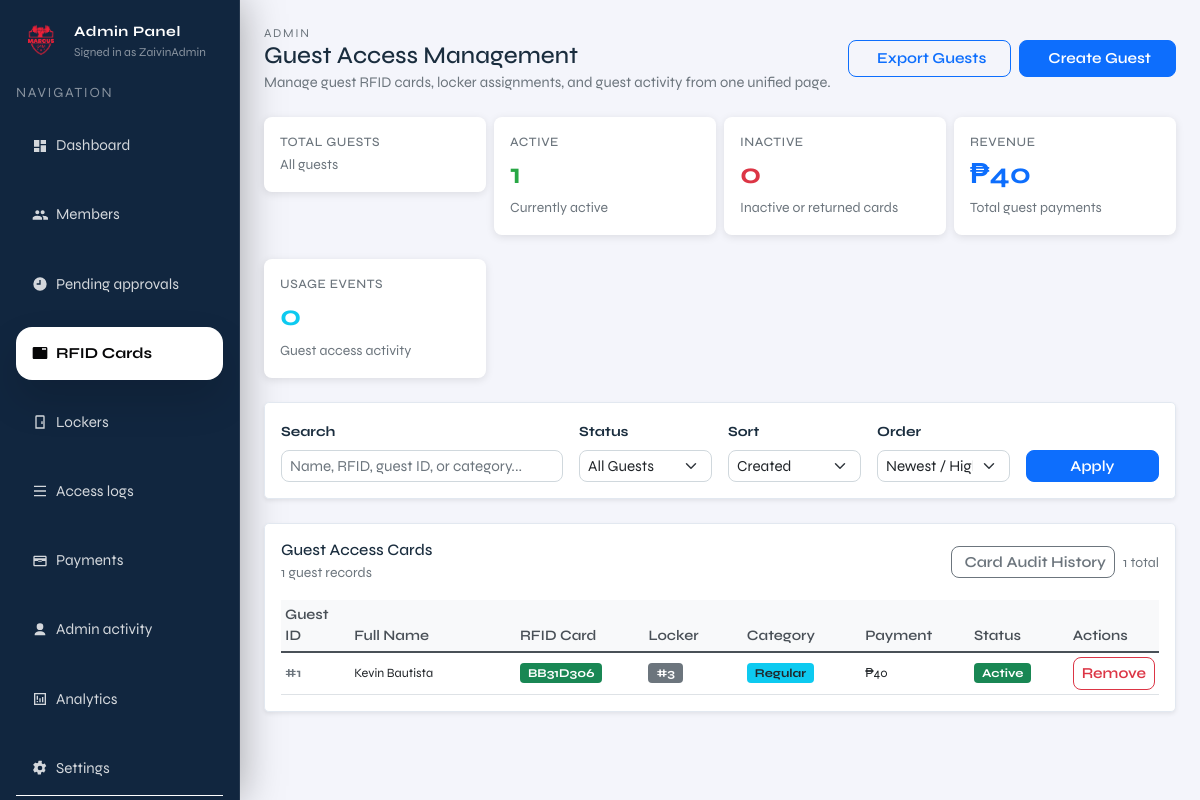
The page /admin/rfid (signed in) on the database as committed earlier.
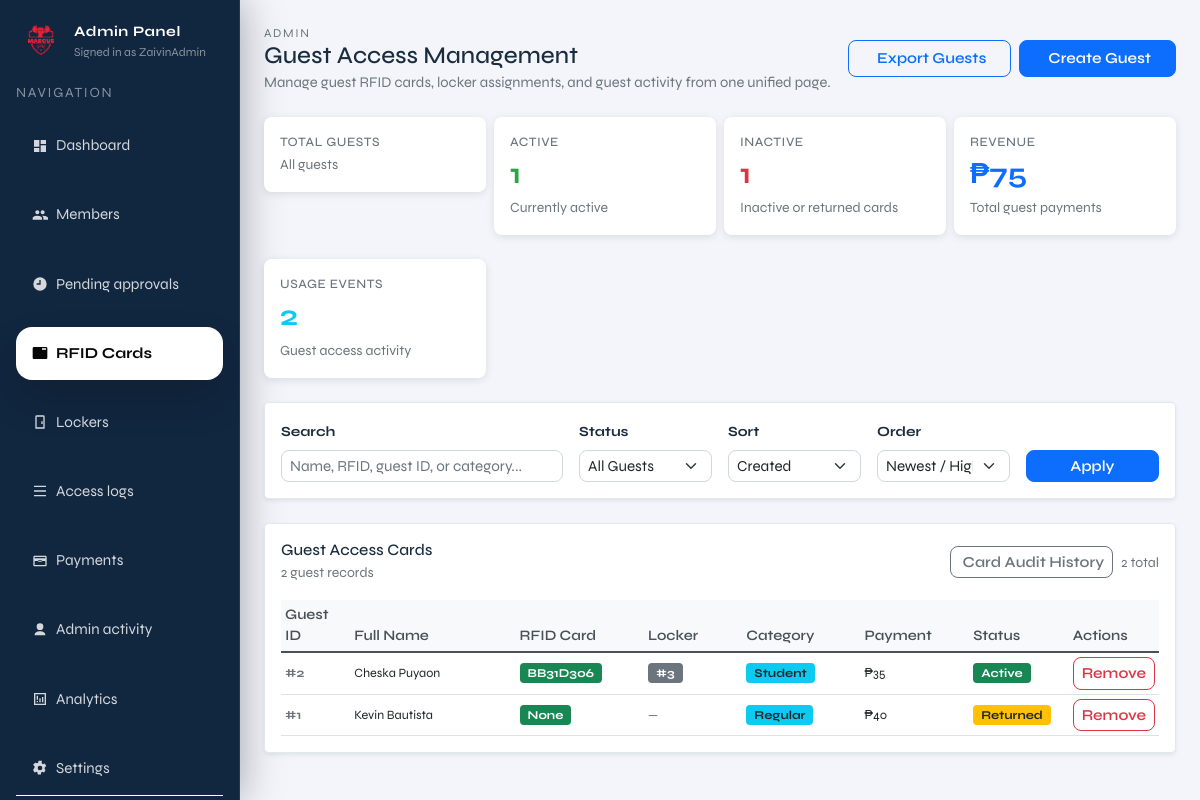
The same page on the database as committed later.
### tables this page shows
CREATE TABLE members (
              id INTEGER PRIMARY KEY AUTOINCREMENT,
              full_name TEXT NOT NULL,
              address TEXT,
              contact_number TEXT,
              age INTEGER,
              category TEXT,
              payment_status TEXT NOT NULL DEFAULT 'unpaid',
              paid_at TEXT,
              status TEXT NOT NULL DEFAULT 'pending',
              created_at TEXT NOT NULL DEFAULT (datetime('now'))
            , locker_id INTEGER, fingerprint_uid TEXT, rfid_uid TEXT, expiry_date TEXT, member_type TEXT DEFAULT 'regular');

### admin.py (the view)
@admin_bp.get("/rfid")
def admin_rfid():
    guard = _require_admin()
    if guard is not None:
        return guard
    q = request.args.get("q", "").strip()
    status_filter = request.args.get("status", "all")  # all|active|inactive
    sort_by = request.args.get("sort", "created_at")  # created_at|total_payments|name
    sort_order = request.args.get("order", "desc")  # asc|desc
    with connect() as conn:
        base_query = """
        SELECT
            m.id,
            m.full_name,
            m.rfid_uid,
            m.locker_id,
            CASE
                WHEN LOWER(TRIM(m.category)) = 'student' THEN 'student'
                ELSE 'regular'
            END AS category,
            m.created_at,
            COALESCE((SELECT SUM(amount) FROM payments p2 WHERE p2.member_id = m.id), 0) AS total_payments,
            COALESCE((SELECT COUNT(*) FROM payments p2 WHERE p2.member_id = m.id), 0) AS payment_count,
            COUNT(al.id) AS total_access_events,
            MAX(al.created_at) AS last_access_time,
            (SELECT grc.status
               FROM guest_rfid_cards grc
               WHERE grc.guest_id = m.id
               ORDER BY grc.issue_time DESC
               LIMIT 1) AS card_status
        FROM members m
        LEFT JOIN access_logs al ON al.actor_type = 'guest' AND al.actor_ref = m.rfid_uid
        WHERE m.member_type = 'guest'
        """
        params = []
        if q:
            base_query += " AND (m.full_name LIKE ? OR m.rfid_uid LIKE ? OR CAST(m.id AS TEXT) LIKE ? OR m.category LIKE ? )"
            search_param = f"%{q}%"
            params.extend([search_param, search_param, search_param, search_param])
        if status_filter == "active":
            base_query += " AND EXISTS ("
            base_query += "SELECT 1 FROM guest_rfid_cards grc "
            base_query += "WHERE grc.guest_id = m.id "
            base_query += "  AND grc.issue_time = (SELECT MAX(issue_time) FROM guest_rfid_cards grc2 WHERE grc2.guest_id = m.id) "
            base_query += "  AND grc.status = 'ACTIVE')"
        elif status_filter == "inactive":
            base_query += " AND EXISTS ("
            base_query += "SELECT 1 FROM guest_rfid_cards grc "
            base_query += "WHERE grc.guest_id = m.id "
            base_query += "  AND grc.issue_time = (SELECT MAX(issue_time) FROM guest_rfid_cards grc2 WHERE grc2.guest_id = m.id) "
            base_query += "  AND grc.status != 'ACTIVE')"
        base_query += " GROUP BY m.id, m.full_name, m.rfid_uid, m.locker_id, m.category, m.created_at"
        sort_column_map = {
            "created_at": "m.created_at",
            "total_payments": "total_payments",
            "name": "m.full_name"
        }
        sort_column = sort_column_map.get(sort_by, "m.created_at")
        base_query += f" ORDER BY {sort_column} {'DESC' if sort_order == 'desc' else 'ASC'}"
        guests = conn.execute(base_query, params).fetchall()
        total_guests = conn.execute(
            "SELECT COUNT(*) AS c FROM members WHERE member_type = 'guest'"
        ).fetchone()["c"]
        active_count = conn.execute(
            """
            SELECT COUNT(*) AS c
            FROM members m
            WHERE m.member_type = 'guest'
              AND EXISTS (
                  SELECT 1 FROM guest_rfid_cards grc
                  WHERE grc.guest_id = m.id
                    AND grc.issue_time = (
                        SELECT MAX(issue_time) FROM guest_rfid_cards grc2 WHERE grc2.guest_id = m.id
                    )
                    AND grc.status = 'ACTIVE'
              )
            """
        ).fetchone()["c"]
        inactive_count = conn.execute(
            """
            SELECT COUNT(*) AS c
            FROM members m
            WHERE m.member_type = 'guest'
              AND EXISTS (
                  SELECT 1 FROM guest_rfid_cards grc
                  WHERE grc.guest_id = m.id
                    AND grc.issue_time = (
                        SELECT MAX(issue_time) FROM guest_rfid_cards grc2 WHERE grc2.guest_id = m.id
                    )
                    AND grc.status != 'ACTIVE'
              )
            """
        ).fetchone()["c"]
        total_revenue = conn.execute(
            """
            SELECT COALESCE(SUM(p.amount), 0) AS total
            FROM payments p
            JOIN members m ON p.member_id = m.id
            WHERE m.member_type = 'guest'
            """
        ).fetchone()["total"]
        total_access_events = conn.execute(
            "SELECT COUNT(*) AS c FROM access_logs WHERE actor_type = 'guest'"
        ).fetchone()["c"]
    guests = [dict(g) for g in guests]
    return render_template(
        "admin/pages/admin_rfid.html",
        current_page="rfid",
        admin_username=session.get("admin_username"),
        current_admin_id=session.get("admin_id", 1),
        guests=guests,
        q=q,
        status_filter=status_filter,
        sort_by=sort_by,
        sort_order=sort_order,
        active_count=active_count,
        inactive_count=inactive_count,
        total_revenue=total_revenue,
        total_access_events=total_access_events,
        now=datetime.now(),
    )

### admin.py (called while the page is built)
def _require_admin():
    if not session.get("admin_logged_in"):
        return redirect(url_for("admin.admin_login"))
    return None

@admin_bp.before_request
def _protect_admin_routes():
    if request.endpoint in ("admin.admin_login", "admin.admin_login_submit"):
        return None
    if not session.get("admin_logged_in"):
        return redirect(url_for("admin.admin_login"))

### db.py (called while the page is built, shortened)
def _db_path() -> Path:
    env_path = os.getenv("LOCKER_DB_PATH")
    if env_path:
        return Path(env_path)
    current_dir = Path(__file__).resolve().parent
    candidate_paths = [
        current_dir / "locker.sqlite3",
        current_dir / "locker.db",
        current_dir.parent / "locker.sqlite3",
        current_dir.parent / "locker.db",
    ]
    for path in candidate_paths:
        if path.exists():
            return path
    return current_dir.parent / "locker.sqlite3"

def _database_url() -> Optional[str]:
    return os.getenv("DATABASE_URL") or os.getenv("POSTGRES_URL")

    def _translate_sql(self, sql: str, params: Optional[Iterable[Any]] = None) -> str:
        if not self._is_postgres:
            return sql

### templates/admin/pages/admin_rfid.html (shortened to what the changed rows need)
{% extends "admin/layout/admin.html" %}
{% block admin_content %}
  <div class="d-flex justify-content-between align-items-center mb-4 flex-column flex-sm-row gap-3">
    <div>
      <h1 class="h4 mb-0">Guest Access Management</h1>
    </div>
  </div>
  <div class="row g-2 mb-4">
    <div class="col-6 col-lg-3">
      <div class="card" style="border: none; box-shadow: 0 2px 8px rgba(0,0,0,0.1); border-radius: 0.5rem;">
        <div class="card-body p-3">
          <div style="color: #6c757d; font-size: 0.8rem; font-weight: 500; text-transform: uppercase; letter-spacing: 0.04em;">Inactive</div>
          <div style="font-size: 1.8rem; font-weight: 700; color: #dc3545;">{{ inactive_count }}</div>
          <small class="text-muted">Inactive or returned cards</small>
        </div>
      </div>
    </div>
    <div class="col-6 col-lg-3">
      <div class="card" style="border: none; box-shadow: 0 2px 8px rgba(0,0,0,0.1); border-radius: 0.5rem;">
        <div class="card-body p-3">
          <div style="color: #6c757d; font-size: 0.8rem; font-weight: 500; text-transform: uppercase; letter-spacing: 0.04em;">Revenue</div>
          <div style="font-size: 1.8rem; font-weight: 700; color: #0d6efd;">₱{{ total_revenue }}</div>
          <small class="text-muted">Total guest payments</small>
        </div>
      </div>
    </div>
  </div>
  <div class="row g-2 mb-4">
    <div class="col-6 col-lg-3">
      <div class="card" style="border: none; box-shadow: 0 2px 8px rgba(0,0,0,0.1); border-radius: 0.5rem;">
        <div class="card-body p-3">
          <div style="color: #6c757d; font-size: 0.8rem; font-weight: 500; text-transform: uppercase; letter-spacing: 0.04em;">Usage Events</div>
          <div style="font-size: 1.8rem; font-weight: 700; color: #0dcaf0;">{{ total_access_events }}</div>
          <small class="text-muted">Guest access activity</small>
        </div>
      </div>
    </div>
  </div>
  <div class="card shadow-sm rounded-3">
    <div class="card-body">
      <div class="d-flex justify-content-between align-items-center mb-3">
        <div>
          <h6 class="card-title mb-0">Guest Access Cards</h6>
          <small class="text-muted">{{ guests|length }} guest records</small>
        </div>
        <div class="d-flex gap-2 align-items-center">
          <button type="button" class="btn btn-sm btn-outline-secondary" onclick="showCardAuditHistory()">
             Card Audit History
          </button>
          <span class="text-muted small">{{ guests|length }} total</span>
        </div>
      </div>
      <div class="guests-wrapper table-responsive">
        <table class="table table-sm table-hover align-middle mb-0">
          <thead class="position-sticky" style="top: 0; background: white; z-index: 10;">
            <tr>
              <th style="width: 70px;">Guest ID</th>
              <th style="width: 170px;">Full Name</th>
              <th style="width: 130px;">RFID Card</th>
              <th style="width: 100px;">Locker</th>
              <th style="width: 120px;">Category</th>
              <th style="width: 110px;">Payment</th>
              <th style="width: 100px;">Status</th>
              <th>Actions</th>
            </tr>
          </thead>
          <tbody>
            {% if guests %}
              {% for guest in guests %}
                {% set card_status = guest.card_status or 'UNKNOWN' %}
                <tr>
                  <td class="text-muted small fw-bold">#{{ guest.id }}</td>
                  <td class="small">{{ guest.full_name }}</td>
                  <td>
                    <span class="badge bg-success" style="font-size: 0.75rem;">{{ guest.rfid_uid }}</span>
                  </td>
                  <td>
                    {% if guest.locker_id is not none %}
                      <span class="badge bg-secondary" style="font-size: 0.75rem;">#{{ guest.locker_id }}</span>
                    {% else %}
                      <span class="text-muted small">—</span>
                    {% endif %}
                  </td>
                  <td>
                    {% set category_label = 'Student' if guest.category and guest.category|lower == 'student' else 'Regular' %}
                    <span class="badge bg-info text-dark" style="font-size: 0.75rem;">{{ category_label }}</span>
                  </td>
                  <td>
                    <span class="text-dark small fw-semibold">₱{{ "{:,}".format(guest.total_payments) }}</span>
                  </td>
                  <td>
                    {% if card_status == 'ACTIVE' %}
                      <span class="badge bg-success" style="font-size: 0.75rem;">Active</span>
                    {% elif card_status in ['EXPIRED', 'RETURNED'] %}
                      <span class="badge bg-warning text-dark" style="font-size: 0.75rem;">Returned</span>
                    {% elif card_status == 'BLACKLISTED' %}
                      <span class="badge bg-dark" style="font-size: 0.75rem;">Blacklisted</span>
                    {% elif card_status == 'LOST' %}
                      <span class="badge bg-secondary" style="font-size: 0.75rem;">Lost</span>
                    {% else %}
                      <span class="badge bg-secondary" style="font-size: 0.75rem;">{{ card_status }}</span>
                    {% endif %}
                  </td>
                  <td>
                    <button type="button" class="btn btn-sm btn-outline-danger" onclick="if(confirm('Are you sure you want to remove this guest?')) { document.getElementById('deleteForm{{ guest.id }}').submit(); }">
                       Remove
                    </button>
                  </td>
                </tr>
              {% endfor %}
            {% endif %}
          </tbody>
        </table>
      </div>
    </div>
  </div>
{% endblock %}

Rows that differ between the two databases and show on the page:
added members: id "2", full_name "Cheska Puyaon", rfid_uid "BB31D306", locker_id "3", category "Student", total_payments "35", shows "Active"
changed members "Kevin Bautista": rfid_uid "BB31D306" → "None"; locker_id "3" → (not shown); text "Active" → "— Returned"
Other text that changed with them:
{{ inactive_count }}: "0" → "1"
{{ total_revenue }}: "40" → "75"
{{ total_access_events }}: "0" → "2"
{{ guests|length }}: "1" → "2"
